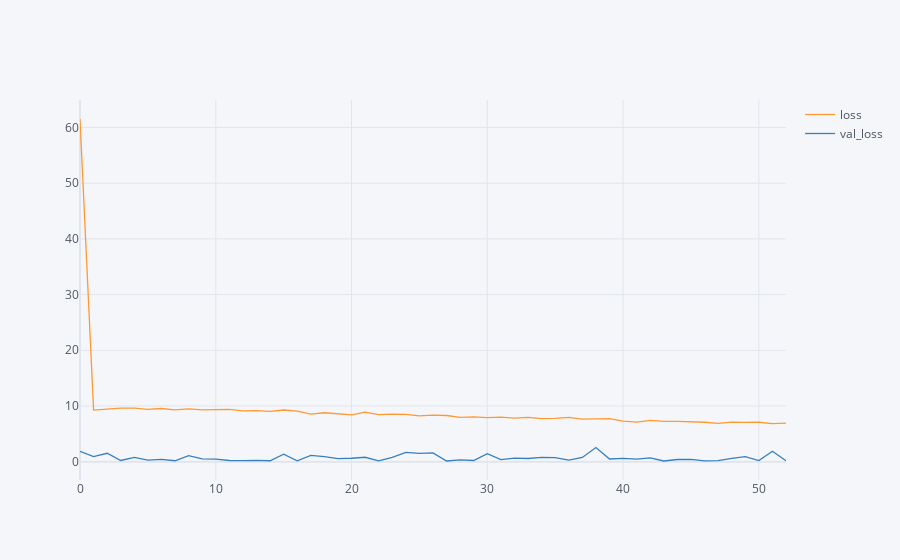

Notebook code cell kept with this figure:
### Code cell
model_loss = pd.DataFrame(model.history.history)
model_loss.iplot()

### Figure 1 — Plotly figure (JSON) as saved in the notebook; plotly's stock layout.template omitted (floating-point values rounded to 4 significant figures)
{"data": [{"line": {"color": "rgba(255, 153, 51, 1.0)", "dash": "solid", "shape": "linear", "width": 1.3}, "mode": "lines", "name": "loss", "text": "", "type": "scatter", "x": [0, 1, 2, 3, 4, 5, 6, 7, 8, 9, 10, 11, 12, 13, 14, 15, 16, 17, 18, 19, 20, 21, 22, 23, 24, 25, 26, 27, 28, 29, 30, 31, 32, 33, 34, 35, 36, 37, 38, 39, 40, 41, 42, 43, 44, 45, 46, 47, 48, 49, 50, 51, 52], "y": [61.53, 9.26, 9.438, 9.613, 9.622, 9.377, 9.551, 9.305, 9.475, 9.313, 9.348, 9.399, 9.114, 9.157, 9.022, 9.274, 9.076, 8.551, 8.782, 8.589, 8.413, 8.882, 8.431, 8.552, 8.49, 8.227, 8.355, 8.292, 7.95, 8.052, 7.898, 7.992, 7.805, 7.947, 7.725, 7.765, 7.948, 7.651, 7.641, 7.731, 7.283, 7.108, 7.427, 7.243, 7.243, 7.188, 7.082, 6.871, 7.104, 7.055, 7.077, 6.84, 6.911]}, {"line": {"color": "rgba(55, 128, 191, 1.0)", "dash": "solid", "shape": "linear", "width": 1.3}, "mode": "lines", "name": "val_loss", "text": "", "type": "scatter", "x": [0, 1, 2, 3, 4, 5, 6, 7, 8, 9, 10, 11, 12, 13, 14, 15, 16, 17, 18, 19, 20, 21, 22, 23, 24, 25, 26, 27, 28, 29, 30, 31, 32, 33, 34, 35, 36, 37, 38, 39, 40, 41, 42, 43, 44, 45, 46, 47, 48, 49, 50, 51, 52], "y": [1.854, 0.899, 1.512, 0.2167, 0.7569, 0.2789, 0.426, 0.1663, 1.066, 0.497, 0.442, 0.2116, 0.1791, 0.2466, 0.1639, 1.356, 0.153, 1.139, 0.9027, 0.5328, 0.61, 0.7939, 0.1603, 0.762, 1.665, 1.504, 1.563, 0.1201, 0.3234, 0.2118, 1.42, 0.3627, 0.6199, 0.5726, 0.7579, 0.7291, 0.2766, 0.7656, 2.546, 0.4752, 0.5927, 0.4651, 0.6847, 0.1251, 0.3857, 0.4035, 0.1307, 0.1978, 0.584, 0.8878, 0.202, 1.885, 0.1564]}], "layout": {"legend": {"bgcolor": "#F5F6F9", "font": {"color": "#4D5663"}}, "paper_bgcolor": "#F5F6F9", "plot_bgcolor": "#F5F6F9", "title": {"font": {"color": "#4D5663"}}, "xaxis": {"gridcolor": "#E1E5ED", "showgrid": true, "tickfont": {"color": "#4D5663"}, "title": {"font": {"color": "#4D5663"}, "text": ""}, "zerolinecolor": "#E1E5ED"}, "yaxis": {"gridcolor": "#E1E5ED", "showgrid": true, "tickfont": {"color": "#4D5663"}, "title": {"font": {"color": "#4D5663"}, "text": ""}, "zerolinecolor": "#E1E5ED"}}}
